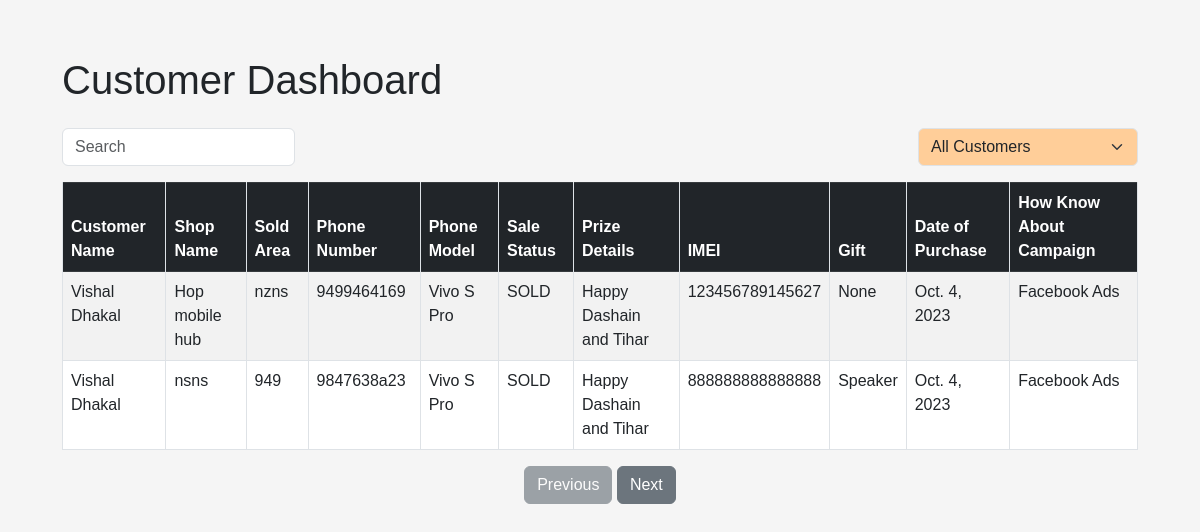
The app's page /customer-dashboard/ with its own data.
### gifts/models.py (models this page shows, shortened)
class Customer(models.Model):
    CAMPAIGN_CHOICES = [
        ("Facebook Ads", "Facebook Ads"),
        ("Reatil Shop", "Reatil Shop"),
        ("Google Ads", "Google Ads"),
        ("Others", "Others"),
    ]
    customer_name = models.CharField(max_length=400)
    shop_name = models.TextField()
    sold_area = models.CharField(max_length=800)
    phone_number = models.CharField(max_length=400)
    phone_model = models.ForeignKey(MobilePhone, on_delete=models.CASCADE)
    sale_status = models.CharField(max_length=400, default="SOLD")
    prize_details = models.CharField(
        max_length=900, default="Happy Dashain and Tihar")
    gift = models.ForeignKey(Gift, on_delete=models.CASCADE, null=True)
    imei = models.CharField(max_length=400)
    date_of_purchase = models.DateField(auto_now_add=True, auto_now=False)
    how_know_about_campaign = models.CharField(
        max_length=800, choices=CAMPAIGN_CHOICES)
    recharge_card = models.ForeignKey(RechargeCard, on_delete=models.CASCADE,null=True,related_name="recharge_card")
    ntc_recharge_card = models.BooleanField(default=False)
    amount_of_card = models.IntegerField(default=50)
    profession =  models.CharField(max_length=400, default="None")
    class Meta:
        ordering = ("-date_of_purchase",)

class MobilePhone(models.Model):
    phone_model = models.CharField(max_length=400)
    def __str__(self):
        return self.phone_model

class Gift(models.Model):
    name = models.CharField(max_length=400)
    image_url = models.FileField()
    def __str__(self):
        return self.name

### gifts/views.py (the view)
# urls.py: path('customer-dashboard/', customer_dashboard, name='customer_dashboard'),
def customer_dashboard(request):
    customers = Customer.objects.all()
    customers_with_gifts = Customer.objects.filter(gift__isnull=False)
    customers_without_gifts = Customer.objects.filter(gift__isnull=True)
    context = {
        'customers': customers,
        'customers_with_gifts': customers_with_gifts,
        'customers_without_gifts': customers_without_gifts,
    }
    return render(request, 'customer_dashboard.html', context)

### gifts/templates/customer_dashboard.html (shortened to what this page needs)
{% load static %}
<!DOCTYPE html>
<html lang="en">
<head>
    <link rel="stylesheet" href="https://cdn.jsdelivr.net/npm/bootstrap@5.3.0/dist/css/bootstrap.min.css">
    <link rel="stylesheet" href="{% static 'dashboard.css' %}">
</head>
<body>
    <div class="container mt-4">
        <h1 class="mb-4">Customer Dashboard</h1>
        <div class="d-flex justify-content-between align-items-center mb-3">
            <div class="form-group mb-0">
                <input type="text" id="searchInput" class="form-control" placeholder="Search">
            </div>
            <div class="form-group mb-0">
                <select class="form-select filterSelect" id="giftFilter" style="background-color:#ffce99;">
                    <option value="">All Customers</option>
                </select>
            </div>
        </div>
        <table class="table table-striped table-bordered">
            <thead class="table-dark">
                <tr>
                    <th>Customer Name</th>
                    <th>Shop Name</th>
                    <th>Sold Area</th>
                    <th>Phone Number</th>
                    <th>Phone Model</th>
                    <th>Sale Status</th>
                    <th>Prize Details</th>
                    <th>IMEI</th>
                    <th>Gift</th>
                    <th>Date of Purchase</th>
                    <th>How Know About Campaign</th>
                </tr>
            </thead>
            <tbody>
                {% for customer in customers %}
                <tr
                    class="customer-row {% if customer.gift %}customers-with-gift{% else %}customers-no-gift{% endif %}">
                    <td>{{ customer.customer_name }}</td>
                    <td>{{ customer.shop_name }}</td>
                    <td>{{ customer.sold_area }}</td>
                    <td>{{ customer.phone_number }}</td>
                    <td>{{ customer.phone_model }}</td>
                    <td>{{ customer.sale_status }}</td>
                    <td>{{ customer.prize_details }}</td>
                    <td>{{ customer.imei }}</td>
                    <td>{{ customer.gift }}</td>
                    <td>{{ customer.date_of_purchase }}</td>
                    <td>{{ customer.how_know_about_campaign }}</td>
                </tr>
                {% endfor %}
            </tbody>
        </table>
        <div class="text-center">
            <button class="btn btn-secondary mr-2" id="prevBtn">Previous</button>
            <button class="btn btn-secondary" id="nextBtn">Next</button>
        </div>
    </div>
</body>
</html>

### static/dashboard.css (style rules this page uses)
body { font-family: Arial, sans-serif; background-color: #f5f5f5; }
.container { padding: 2rem; }
table { width: 100%; border-collapse: collapse; margin-bottom: 2rem; }
th, td { padding: 0.75rem; border: 1px solid #dee2e6; }
th { background-color: #f8f9fa; font-weight: bold; }
tr:nth-child(even) { background-color: #f2f2f2; }
.text-center { text-align: center; margin-top: 1rem; }

### records on screen
Customer: customer_name "Vishal Dhakal", shop_name "Hop mobile hub", sold_area "nzns", phone_number "9499464169", phone_model "Vivo S Pro", sale_status "SOLD", prize_details "Happy Dashain and Tihar", imei "123456789145627", gift "None", date_of_purchase "Oct. 4, 2023", how_know_about_campaign "Facebook Ads"
Customer: customer_name "Vishal Dhakal", shop_name "nsns", sold_area "949", phone_number "9847638a23", phone_model "Vivo S Pro", sale_status "SOLD", prize_details "Happy Dashain and Tihar", imei "888888888888888", gift "Speaker", date_of_purchase "Oct. 4, 2023", how_know_about_campaign "Facebook Ads"
